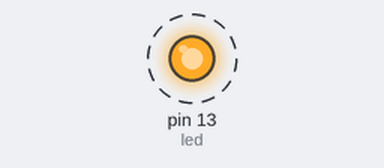
The sketch below on a simulated Arduino Uno, built with avr-gcc and run on an emulated ATmega328P. Parts: output pins drawn as LEDs (lit = HIGH). Dashed ring = blinking.

Above: at 0.07 s.
Timing chart, 0 to 3.0 s (numbered marks = the images above):
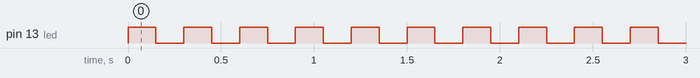

The sketch:

Blink.ino
```cpp
#define led 13

void setup()
{
  pinMode(led, OUTPUT);
}

void loop()
{
  digitalWrite(led, HIGH);
  delay(150);
  digitalWrite(led, LOW);
  delay(150);
}
```

Measured:
- by itself, pin 13 (led): alternates HIGH for 0.15 s and LOW for 0.15 s
